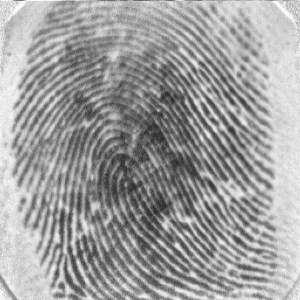
#> input picture AFIS - proyecto/Preprocessing fingerprint/clahe_test.jpeg, 300 x 300 px
$ python -i pre_process2.py   (imports and definitions only)   (Python 2 division)   (older library calls are emulated)
#> lines starting #> are read from the running program, lines starting #| are printed output that depends on the picture
### FCS - proyect/Data Preprocessing Module/ridge_segment.py
# -*- coding: utf-8 -*-
"""
Created on Mon Apr 18 23:04:30 2016

@author: utkarsh
"""


# RIDGESEGMENT - Normalises fingerprint image and segments ridge region
#
# Function identifies ridge regions of a fingerprint image and returns a
# mask identifying this region.  It also normalises the intesity values of
# the image so that the ridge regions have zero mean, unit standard
# deviation.
#
# This function breaks the image up into blocks of size blksze x blksze and
# evaluates the standard deviation in each region.  If the standard
# deviation is above the threshold it is deemed part of the fingerprint.
# Note that the image is normalised to have zero mean, unit standard
# deviation prior to performing this process so that the threshold you
# specify is relative to a unit standard deviation.
#
# Usage:   [normim, mask, maskind] = ridgesegment(im, blksze, thresh)
#
# Arguments:   im     - Fingerprint image to be segmented.
#              blksze - Block size over which the the standard
#                       deviation is determined (try a value of 16).
#              thresh - Threshold of standard deviation to decide if a
#                       block is a ridge region (Try a value 0.1 - 0.2)
#
# Returns:     normim - Image where the ridge regions are renormalised to
#                       have zero mean, unit standard deviation.
#              mask   - Mask indicating ridge-like regions of the image,
#                       0 for non ridge regions, 1 for ridge regions.
#              maskind - Vector of indices of locations within the mask.
#
# Suggested values for a 500dpi fingerprint image:
#
#   [normim, mask, maskind] = ridgesegment(im, 16, 0.1)
#
# See also: RIDGEORIENT, RIDGEFREQ, RIDGEFILTER

### REFERENCES

# Peter Kovesi
# School of Computer Science & Software Engineering
# The University of Western Australia
# pk at csse uwa edu au
# http://www.csse.uwa.edu.au/~pk


import numpy as np

def normalise(img,mean,std):
    normed = (img - np.mean(img))/(np.std(img));
    return(normed)

def ridge_segment(im,blksze,thresh):

    rows,cols = im.shape;

    im = normalise(im,0,1);    # normalise to get zero mean and unit standard deviation


    new_rows =  np.int(blksze * np.ceil((np.float(rows))/(np.float(blksze))))
    new_cols =  np.int(blksze * np.ceil((np.float(cols))/(np.float(blksze))))

    padded_img = np.zeros((new_rows,new_cols));
    stddevim = np.zeros((new_rows,new_cols));

    padded_img[0:rows][:,0:cols] = im;

    for i in range(0,new_rows,blksze):
        for j in range(0,new_cols,blksze):
            block = padded_img[i:i+blksze][:,j:j+blksze];

            stddevim[i:i+blksze][:,j:j+blksze] = np.std(block)*np.ones(block.shape)

    stddevim = stddevim[0:rows][:,0:cols]

    mask = stddevim > thresh;

    mean_val = np.mean(im[mask]);

    std_val = np.std(im[mask]);

    normim = (im - mean_val)/(std_val);

    return(normim,mask)

### FCS - proyect/Data Preprocessing Module/ridge_orient.py
# -*- coding: utf-8 -*-
"""
Created on Tue Apr 19 11:31:54 2016

@author: utkarsh
"""


# RIDGEORIENT - Estimates the local orientation of ridges in a fingerprint
#
# Usage:  [orientim, reliability, coherence] = ridgeorientation(im, gradientsigma,...
#                                             blocksigma, ...
#                                             orientsmoothsigma)
#
# Arguments:  im                - A normalised input image.
#             gradientsigma     - Sigma of the derivative of Gaussian
#                                 used to compute image gradients.
#             blocksigma        - Sigma of the Gaussian weighting used to
#                                 sum the gradient moments.
#             orientsmoothsigma - Sigma of the Gaussian used to smooth
#                                 the final orientation vector field.
#                                 Optional: if ommitted it defaults to 0
#
# Returns:    orientim          - The orientation image in radians.
#                                 Orientation values are +ve clockwise
#                                 and give the direction *along* the
#                                 ridges.
#             reliability       - Measure of the reliability of the
#                                 orientation measure.  This is a value
#                                 between 0 and 1. I think a value above
#                                 about 0.5 can be considered 'reliable'.
#                                 reliability = 1 - Imin./(Imax+.001);
#             coherence         - A measure of the degree to which the local
#                                 area is oriented.
#                                 coherence = ((Imax-Imin)./(Imax+Imin)).^2;
#
# With a fingerprint image at a 'standard' resolution of 500dpi suggested
# parameter values might be:
#
#    [orientim, reliability] = ridgeorient(im, 1, 3, 3);
#
# See also: RIDGESEGMENT, RIDGEFREQ, RIDGEFILTER

### REFERENCES

# May 2003      Original version by Raymond Thai,
# January 2005  Reworked by Peter Kovesi
# October 2011  Added coherence computation and orientsmoothsigma made optional
#
# School of Computer Science & Software Engineering
# The University of Western Australia
# pk at csse uwa edu au
# http://www.csse.uwa.edu.au/~pk


import numpy as np;
import cv2;
from scipy import ndimage;
from scipy import signal

def ridge_orient(im, gradientsigma, blocksigma, orientsmoothsigma):
    rows,cols = im.shape;
    #Calculate image gradients.
    sze = np.fix(6*gradientsigma);
    if np.remainder(sze,2) == 0:
        sze = sze+1;

    gauss = cv2.getGaussianKernel(np.int(sze),gradientsigma);
    f = gauss * gauss.T;

    fy,fx = np.gradient(f);     #Gradient of Gaussian

    #Gx = ndimage.convolve(np.double(im),fx);
    #Gy = ndimage.convolve(np.double(im),fy);

    Gx = signal.convolve2d(im,fx,mode='same');
    Gy = signal.convolve2d(im,fy,mode='same');

    Gxx = np.power(Gx,2);
    Gyy = np.power(Gy,2);
    Gxy = Gx*Gy;

    #Now smooth the covariance data to perform a weighted summation of the data.

    sze = np.fix(6*blocksigma);

    gauss = cv2.getGaussianKernel(np.int(sze),blocksigma);
    f = gauss * gauss.T;

    Gxx = ndimage.convolve(Gxx,f);
    Gyy = ndimage.convolve(Gyy,f);
    Gxy = 2*ndimage.convolve(Gxy,f);

    # Analytic solution of principal direction
    denom = np.sqrt(np.power(Gxy,2) + np.power((Gxx - Gyy),2)) + np.finfo(float).eps;

    sin2theta = Gxy/denom;            # Sine and cosine of doubled angles
    cos2theta = (Gxx-Gyy)/denom;


    if orientsmoothsigma:
        sze = np.fix(6*orientsmoothsigma);
        if np.remainder(sze,2) == 0:
            sze = sze+1;
        gauss = cv2.getGaussianKernel(np.int(sze),orientsmoothsigma);
        f = gauss * gauss.T;
        cos2theta = ndimage.convolve(cos2theta,f); # Smoothed sine and cosine of
        sin2theta = ndimage.convolve(sin2theta,f); # doubled angles

    orientim = np.pi/2 + np.arctan2(sin2theta,cos2theta)/2;
    return(orientim);

### FCS - proyect/Data Preprocessing Module/ridge_freq.py
# -*- coding: utf-8 -*-
"""
Created on Tue Apr 19 12:14:49 2016

@author: utkarsh
"""


# RIDGEFREQ - Calculates a ridge frequency image
#
# Function to estimate the fingerprint ridge frequency across a
# fingerprint image. This is done by considering blocks of the image and
# determining a ridgecount within each block by a call to FREQEST.
#
# Usage:
#  [freqim, medianfreq] =  ridgefreq(im, mask, orientim, blksze, windsze, ...
#                                    minWaveLength, maxWaveLength)
#
# Arguments:
#         im       - Image to be processed.
#         mask     - Mask defining ridge regions (obtained from RIDGESEGMENT)
#         orientim - Ridge orientation image (obtained from RIDGORIENT)
#         blksze   - Size of image block to use (say 32)
#         windsze  - Window length used to identify peaks. This should be
#                    an odd integer, say 3 or 5.
#         minWaveLength,  maxWaveLength - Minimum and maximum ridge
#                     wavelengths, in pixels, considered acceptable.
#
# Returns:
#         freqim     - An image  the same size as im with  values set to
#                      the estimated ridge spatial frequency within each
#                      image block.  If a  ridge frequency cannot be
#                      found within a block, or cannot be found within the
#                      limits set by min and max Wavlength freqim is set
#                      to zeros within that block.
#         medianfreq - Median frequency value evaluated over all the
#                      valid regions of the image.
#
# Suggested parameters for a 500dpi fingerprint image
#   [freqim, medianfreq] = ridgefreq(im,orientim, 32, 5, 5, 15);
#

# See also: RIDGEORIENT, FREQEST, RIDGESEGMENT

# Reference:
# Hong, L., Wan, Y., and Jain, A. K. Fingerprint image enhancement:
# Algorithm and performance evaluation. IEEE Transactions on Pattern
# Analysis and Machine Intelligence 20, 8 (1998), 777 789.

### REFERENCES

# Peter Kovesi
# School of Computer Science & Software Engineering
# The University of Western Australia
# pk at csse uwa edu au
# http://www.csse.uwa.edu.au/~pk


import numpy as np
#import math
#import scipy.ndimage
from frequest import frequest

def ridge_freq(im, mask, orient, blksze, windsze,minWaveLength, maxWaveLength):
    rows,cols = im.shape;
    freq = np.zeros((rows,cols));

    for r in range(0,rows-blksze,blksze):
        for c in range(0,cols-blksze,blksze):
            blkim = im[r:r+blksze][:,c:c+blksze];
            blkor = orient[r:r+blksze][:,c:c+blksze];


            freq[r:r+blksze][:,c:c+blksze] = frequest(blkim,blkor,windsze,minWaveLength,maxWaveLength);

    freq = freq*mask;
    freq_1d = np.reshape(freq,(1,rows*cols));
    ind = np.where(freq_1d>0);

    ind = np.array(ind);
    ind = ind[1,:];

    non_zero_elems_in_freq = freq_1d[0][ind];

    meanfreq = np.mean(non_zero_elems_in_freq);
    medianfreq = np.median(non_zero_elems_in_freq);         # does not work properly
    return(freq,meanfreq)

### FCS - proyect/Data Preprocessing Module/frequest.py
# -*- coding: utf-8 -*-
"""
Created on Fri Apr 22 02:51:53 2016

@author: utkarsh
"""


# FREQEST - Estimate fingerprint ridge frequency within image block
#
# Function to estimate the fingerprint ridge frequency within a small block
# of a fingerprint image.  This function is used by RIDGEFREQ
#
# Usage:
#  freqim =  freqest(im, orientim, windsze, minWaveLength, maxWaveLength)
#
# Arguments:
#         im       - Image block to be processed.
#         orientim - Ridge orientation image of image block.
#         windsze  - Window length used to identify peaks. This should be
#                    an odd integer, say 3 or 5.
#         minWaveLength,  maxWaveLength - Minimum and maximum ridge
#                     wavelengths, in pixels, considered acceptable.
#
# Returns:
#         freqim    - An image block the same size as im with all values
#                     set to the estimated ridge spatial frequency.  If a
#                     ridge frequency cannot be found, or cannot be found
#                     within the limits set by min and max Wavlength
#                     freqim is set to zeros.
#
# Suggested parameters for a 500dpi fingerprint image
#   freqim = freqest(im,orientim, 5, 5, 15);
#
# See also:  RIDGEFREQ, RIDGEORIENT, RIDGESEGMENT

### REFERENCES

# Peter Kovesi
# School of Computer Science & Software Engineering
# The University of Western Australia
# pk at csse uwa edu au
# http://www.csse.uwa.edu.au/~pk


import numpy as np
import math
import scipy.ndimage
#import cv2
def frequest(im,orientim,windsze,minWaveLength,maxWaveLength):
    rows,cols = np.shape(im);

    # Find mean orientation within the block. This is done by averaging the
    # sines and cosines of the doubled angles before reconstructing the
    # angle again.  This avoids wraparound problems at the origin.


    cosorient = np.mean(np.cos(2*orientim));
    sinorient = np.mean(np.sin(2*orientim));
    orient = math.atan2(sinorient,cosorient)/2;

    # Rotate the image block so that the ridges are vertical

    #ROT_mat = cv2.getRotationMatrix2D((cols/2,rows/2),orient/np.pi*180 + 90,1)
    #rotim = cv2.warpAffine(im,ROT_mat,(cols,rows))
    rotim = scipy.ndimage.rotate(im,orient/np.pi*180 + 90,axes=(1,0),reshape = False,order = 3,mode = 'nearest');

    # Now crop the image so that the rotated image does not contain any
    # invalid regions.  This prevents the projection down the columns
    # from being mucked up.

    cropsze = int(np.fix(rows/np.sqrt(2)));
    offset = int(np.fix((rows-cropsze)/2));
    rotim = rotim[offset:offset+cropsze][:,offset:offset+cropsze];

    # Sum down the columns to get a projection of the grey values down
    # the ridges.

    proj = np.sum(rotim,axis = 0);
    dilation = scipy.ndimage.grey_dilation(proj, windsze,structure=np.ones(windsze));

    temp = np.abs(dilation - proj);

    peak_thresh = 2;

    maxpts = (temp<peak_thresh) & (proj > np.mean(proj));
    maxind = np.where(maxpts);

    rows_maxind,cols_maxind = np.shape(maxind);

    # Determine the spatial frequency of the ridges by divinding the
    # distance between the 1st and last peaks by the (No of peaks-1). If no
    # peaks are detected, or the wavelength is outside the allowed bounds,
    # the frequency image is set to 0

    if(cols_maxind<2):
        freqim = np.zeros(im.shape);
    else:
        NoOfPeaks = cols_maxind;
        waveLength = (maxind[0][cols_maxind-1] - maxind[0][0])/(NoOfPeaks - 1);
        if waveLength>=minWaveLength and waveLength<=maxWaveLength:
            freqim = 1/np.double(waveLength) * np.ones(im.shape);
        else:
            freqim = np.zeros(im.shape);

    return(freqim);


### FCS - proyect/Data Preprocessing Module/image_enhance.py
# -*- coding: utf-8 -*-
"""
Created on Mon Apr 18 22:50:30 2016

@author: utkarsh
"""
from ridge_segment import ridge_segment
from ridge_orient import ridge_orient
from ridge_freq import ridge_freq
from ridge_filter import ridge_filter

def image_enhance(img):
    blksze = 16;
    thresh = 0.1;
    normim,mask = ridge_segment(img,blksze,thresh);             # normalise the image and find a ROI


    gradientsigma = 1;
    blocksigma = 7;
    orientsmoothsigma = 7;
    orientim = ridge_orient(normim, gradientsigma, blocksigma, orientsmoothsigma);              # find orientation of every pixel


    blksze = 38;
    windsze = 5;
    minWaveLength = 5;
    maxWaveLength = 15;
    freq,medfreq = ridge_freq(normim, mask, orientim, blksze, windsze, minWaveLength,maxWaveLength);    #find the overall frequency of ridges


    freq = medfreq*mask;
    kx = 0.65;ky = 0.65;
    newim = ridge_filter(normim, orientim, freq, kx, ky);       # create gabor filter and do the actual filtering


    #th, bin_im = cv2.threshold(np.uint8(newim),0,255,cv2.THRESH_BINARY);
    return(newim < -3)

### FCS - proyect/Data Preprocessing Module/ridge_filter.py
# -*- coding: utf-8 -*-
"""
Created on Fri Apr 22 03:15:03 2016

@author: utkarsh
"""


# RIDGEFILTER - enhances fingerprint image via oriented filters
#
# Function to enhance fingerprint image via oriented filters
#
# Usage:
#  newim =  ridgefilter(im, orientim, freqim, kx, ky, showfilter)
#
# Arguments:
#         im       - Image to be processed.
#         orientim - Ridge orientation image, obtained from RIDGEORIENT.
#         freqim   - Ridge frequency image, obtained from RIDGEFREQ.
#         kx, ky   - Scale factors specifying the filter sigma relative
#                    to the wavelength of the filter.  This is done so
#                    that the shapes of the filters are invariant to the
#                    scale.  kx controls the sigma in the x direction
#                    which is along the filter, and hence controls the
#                    bandwidth of the filter.  ky controls the sigma
#                    across the filter and hence controls the
#                    orientational selectivity of the filter. A value of
#                    0.5 for both kx and ky is a good starting point.
#         showfilter - An optional flag 0/1.  When set an image of the
#                      largest scale filter is displayed for inspection.
#
# Returns:
#         newim    - The enhanced image
#
# See also: RIDGEORIENT, RIDGEFREQ, RIDGESEGMENT

# Reference:
# Hong, L., Wan, Y., and Jain, A. K. Fingerprint image enhancement:
# Algorithm and performance evaluation. IEEE Transactions on Pattern
# Analysis and Machine Intelligence 20, 8 (1998), 777 789.

### REFERENCES

# Peter Kovesi
# School of Computer Science & Software Engineering
# The University of Western Australia
# pk at csse uwa edu au
# http://www.csse.uwa.edu.au/~pk


import numpy as np
import scipy;
def ridge_filter(im, orient, freq, kx, ky):
    angleInc = 3;
    im = np.double(im);
    rows,cols = im.shape;
    newim = np.zeros((rows,cols));

    freq_1d = np.reshape(freq,(1,rows*cols));
    ind = np.where(freq_1d>0);

    ind = np.array(ind);
    ind = ind[1,:];

    # Round the array of frequencies to the nearest 0.01 to reduce the
    # number of distinct frequencies we have to deal with.

    non_zero_elems_in_freq = freq_1d[0][ind];
    non_zero_elems_in_freq = np.double(np.round((non_zero_elems_in_freq*100)))/100;

    unfreq = np.unique(non_zero_elems_in_freq);

    # Generate filters corresponding to these distinct frequencies and
    # orientations in 'angleInc' increments.

    sigmax = 1/unfreq[0]*kx;
    sigmay = 1/unfreq[0]*ky;

    sze = np.round(3*np.max([sigmax,sigmay]));

    x,y = np.meshgrid(np.linspace(-sze,sze,(2*sze + 1)),np.linspace(-sze,sze,(2*sze + 1)));

    reffilter = np.exp(-(( (np.power(x,2))/(sigmax*sigmax) + (np.power(y,2))/(sigmay*sigmay)))) * np.cos(2*np.pi*unfreq[0]*x); # this is the original gabor filter

    filt_rows, filt_cols = reffilter.shape;

    gabor_filter = np.array(np.zeros((180/angleInc,filt_rows,filt_cols)));

    for o in range(0,180/angleInc):

        # Generate rotated versions of the filter.  Note orientation
        # image provides orientation *along* the ridges, hence +90
        # degrees, and imrotate requires angles +ve anticlockwise, hence
        # the minus sign.

        rot_filt = scipy.ndimage.rotate(reffilter,-(o*angleInc + 90),reshape = False);
        gabor_filter[o] = rot_filt;

    # Find indices of matrix points greater than maxsze from the image
    # boundary

    maxsze = int(sze);

    temp = freq>0;
    validr,validc = np.where(temp)

    temp1 = validr>maxsze;
    temp2 = validr<rows - maxsze;
    temp3 = validc>maxsze;
    temp4 = validc<cols - maxsze;

    final_temp = temp1 & temp2 & temp3 & temp4;

    finalind = np.where(final_temp);

    # Convert orientation matrix values from radians to an index value
    # that corresponds to round(degrees/angleInc)

    maxorientindex = np.round(180/angleInc);
    orientindex = np.round(orient/np.pi*180/angleInc);

    #do the filtering

    for i in range(0,rows):
        for j in range(0,cols):
            if(orientindex[i][j] < 1):
                orientindex[i][j] = orientindex[i][j] + maxorientindex;
            if(orientindex[i][j] > maxorientindex):
                orientindex[i][j] = orientindex[i][j] - maxorientindex;
    finalind_rows,finalind_cols = np.shape(finalind);
    sze = int(sze);
    for k in range(0,finalind_cols):
        r = validr[finalind[0][k]];
        c = validc[finalind[0][k]];

        img_block = im[r-sze:r+sze + 1][:,c-sze:c+sze + 1];

        newim[r][c] = np.sum(img_block * gabor_filter[int(orientindex[r][c]) - 1]);

    return(newim);

### FCS - proyect/Data Preprocessing Module/pre_process2.py
# fingerprint pre-processing stage
# 1.- fingerprint histogram equalization
# 2.- fingerprint enhancement
# 3.- fingerprint binarization
# 4.- fingerprint thinning

# This program uses threads for processing fingerprint images in NIST DATABASE 4 in the fingerprint pre-processing step of our algorithm

# None of these algorithms belongs to me

import multiprocessing
from multiprocessing import Pool

# [2 lines not run here, left out]
# [1 line that did not run here, left out]

files = list()
fingerprint_class = list()
# [1 line that did not run here, left out]
#Fingerprint_file,class,gender

# [7 lines not run here, left out]
### divide and conquered

import numpy as np
import cv2
#import numpy as np;
import matplotlib.pylab as plt;
import scipy.ndimage
import sys

from image_enhance import image_enhance

def pre_process(img_name):
  img = scipy.ndimage.imread(img_name);    ## original image
#> img is the input picture: shape (300, 300); min 39, max 255, mean 158.4

  if(len(img.shape)>2):
      # img = cv2.cvtColor(src,cv2.COLOR_BGR2GRAY)
      img = np.dot(img[...,:3], [0.299, 0.587, 0.114]);

  # histogram equalization
  #img = cv2.imread(img_name,0)

  #print(img)

   # create a CLAHE object (Arguments are optional).
  clahe = cv2.createCLAHE(clipLimit=2.0, tileGridSize=(8,8))
  img = clahe.apply(img)  ## histogram equalization

  #cv2.imwrite('clahe.jpeg',cl1)

  ### Enhancing image ###

  rows,cols = np.shape(img);
  aspect_ratio = np.double(rows)/np.double(cols);

  new_rows = 350;             # randomly selected number
  new_cols = new_rows/aspect_ratio;

  #img = cv2.resize(img,(new_rows,new_cols));
  img = scipy.misc.imresize(img,(np.int(new_rows),np.int(new_cols)));
#> img: shape (350, 350)

  enhanced_img = image_enhance(img);
#> in ridge_segment, `stddevim = stddevim[0:rows][:,0:cols]`:
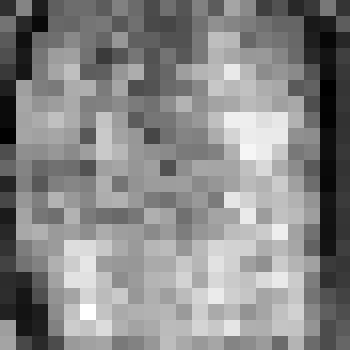
#> stddevim: shape (350, 350) float64; min 0.188, max 1.31, mean 0.788; drawn with min black and max white
#> in ridge_segment, `mean_val = np.mean(im[mask]);`: mean_val = 1.3e-17
#> in ridge_segment, `std_val = np.std(im[mask]);`: std_val = 1
#> in ridge_orient, `rows,cols = im.shape;`: rows = 350
#> in ridge_orient, `cos2theta = ndimage.convolve(cos2theta,f);`:
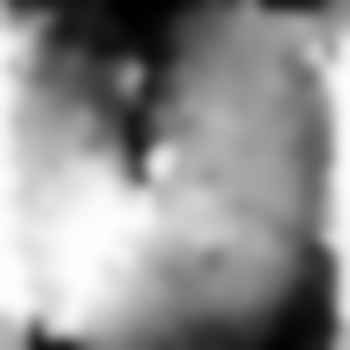
#> cos2theta: shape (350, 350) float64; min -0.998, max 0.996, mean 0.139; drawn with min black and max white
#> in ridge_orient, `sin2theta = ndimage.convolve(sin2theta,f);`:
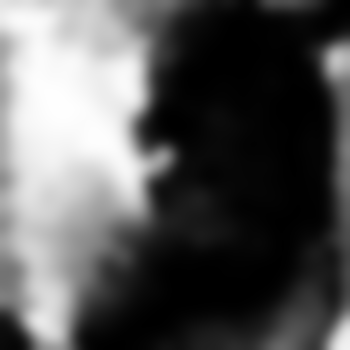
#> sin2theta: shape (350, 350) float64; min -0.999, max 0.995, mean -0.315; drawn with min black and max white
#> in ridge_orient, `orientim = np.pi/2 + np.arctan2(sin2theta,cos2theta)/2;`:
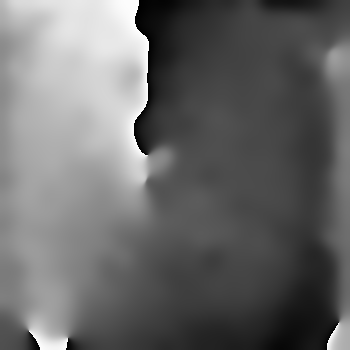
#> orientim: shape (350, 350) float64; min 0.000232, max 3.14, mean 1.3; drawn with min black and max white
#> the loop in ridge_freq, `for r in range(0,rows-blksze,blksze):` made 9 passes
#> pass 1, in frequest (call 2), `rotim = rotim[offset:offset+cropsze][:,offset:offset+cropsze];`:
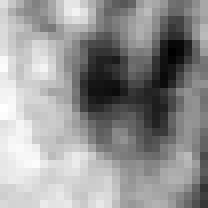
#> rotim: shape (26, 26) float64 (shown 8 times larger); min -1.7, max 1.26, mean 0.0192; drawn with min black and max white
#> after the loop in ridge_freq, `for r in range(0,rows-blksze,blksze):`:
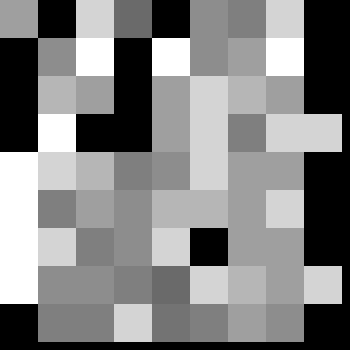
#> freq: shape (350, 350) float64; min 0, max 0.2, mean 0.103; drawn with min black and max white
#> in ridge_filter, `reffilter = np.exp(-(( (np.power(x,2))/(sigmax*sigmax) + (np.power(y,2..`:
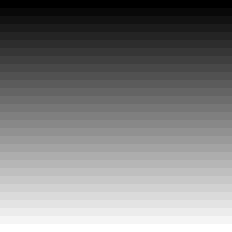
#> y: shape (29, 29) float64 (shown 8 times larger); min -14, max 14, mean 0; drawn with min black and max white
#> (the rest of the program and of its run is left out)
